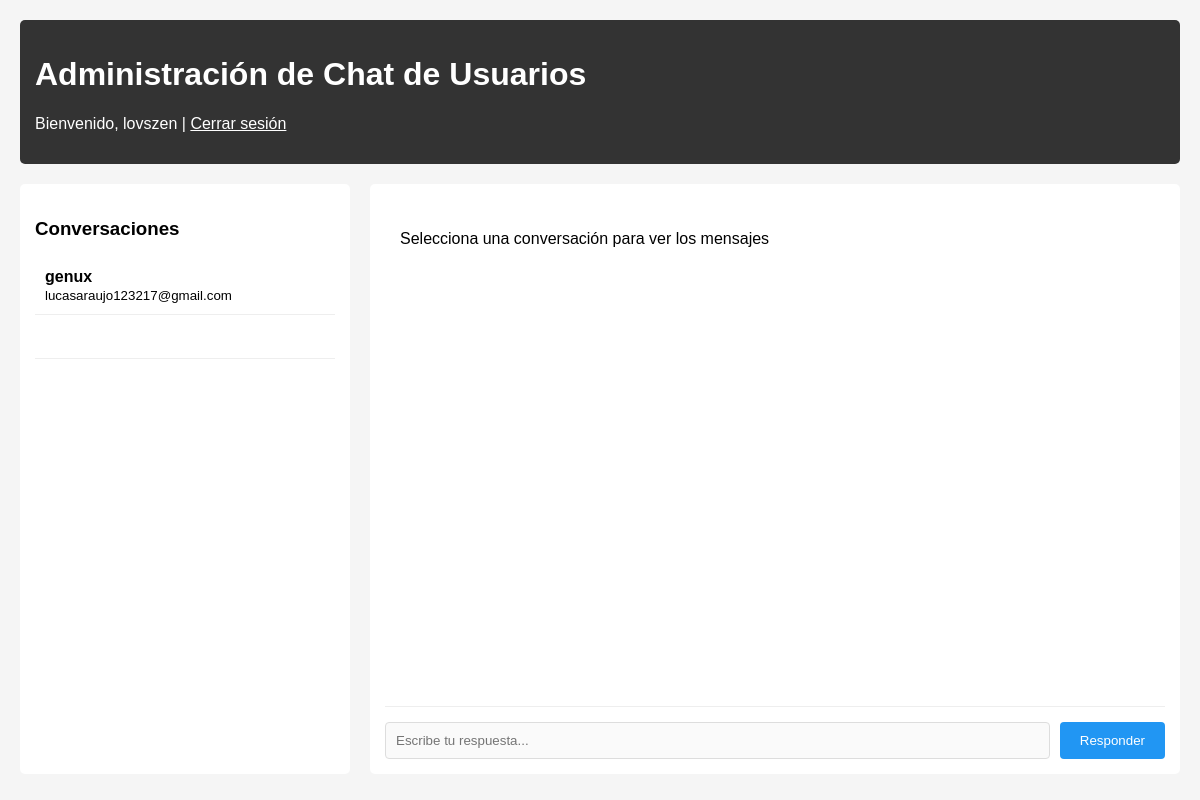
The page /admin_chat/ (signed in) on the database as committed earlier.
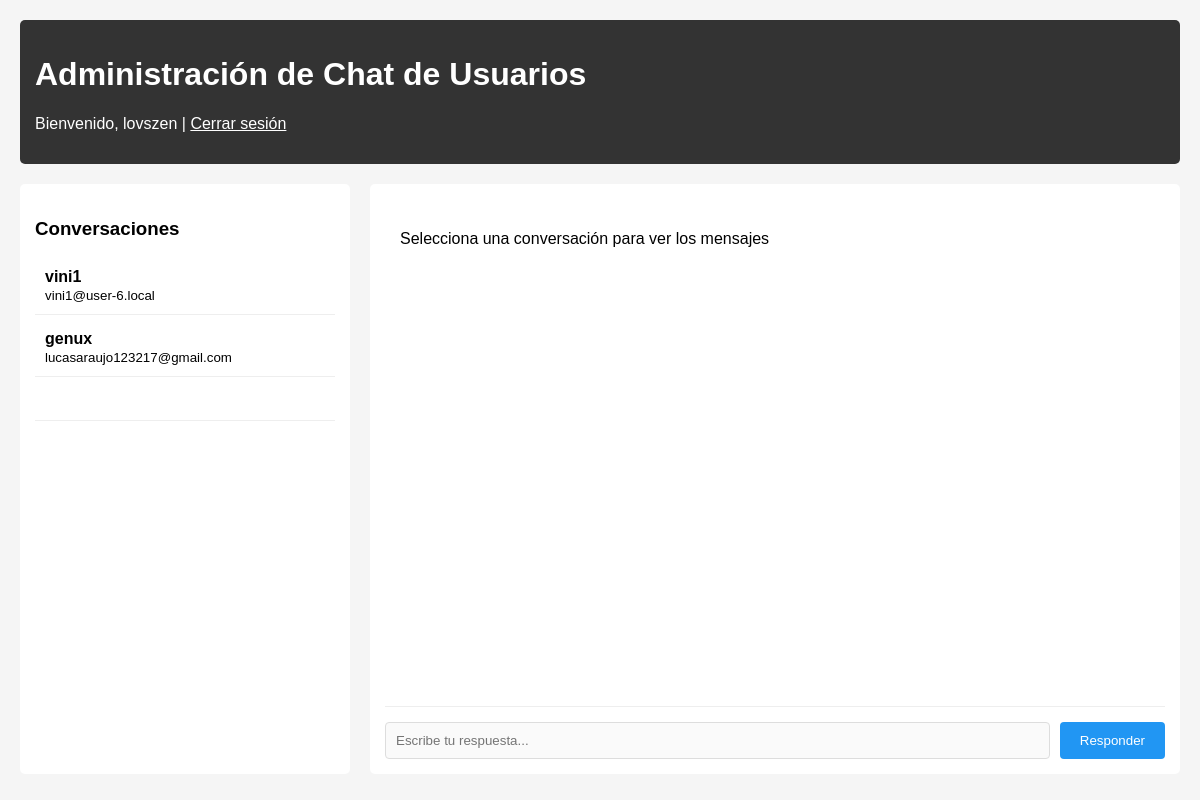
The same page on the database as committed later.
### core/models.py (models this page shows, shortened)
class TelegramChatMessage(models.Model):
    MESSAGE_TYPE_CHOICES = [
        ('user', 'User Message'),
        ('admin', 'Admin Reply'),
    ]
    sender_name = models.CharField(max_length=100, blank=True)
    sender_email = models.EmailField(blank=True)
    message = models.TextField()
    image = CloudinaryField('image', blank=True, null=True)
    image_url = models.URLField(blank=True, null=True)
    timestamp = models.DateTimeField(auto_now_add=True)
    telegram_message_id = models.CharField(max_length=100, blank=True)
    replied = models.BooleanField(default=False)
    message_type = models.CharField(max_length=10, choices=MESSAGE_TYPE_CHOICES, default='user')
    original_message = models.ForeignKey('self', on_delete=models.CASCADE, null=True, blank=True, related_name='admin_replies')
    admin_user = models.ForeignKey(User, on_delete=models.SET_NULL, null=True, blank=True, related_name='admin_replies')

### core/views_telegram_chat.py (the view)
# urls.py: path('admin_chat/', admin_chat_view, name='admin_chat'),
def admin_chat_view(request):
    if not (request.user.is_staff or request.user.is_superuser):
        return redirect('home')
    user_messages = TelegramChatMessage.objects.filter(
        message_type='user'
    ).order_by('-timestamp')
    conversations = {}
    for msg in user_messages:
        email = msg.sender_email
        if email not in conversations:
            conversations[email] = {
                'sender_name': msg.sender_name,
                'sender_email': email,
                'messages': []
            }
        conversations[email]['messages'].append(msg)
    return render(request, 'core/admin_chat.html', {
        'conversations': conversations.items()
    })

### templates/core/admin_chat.html (shortened to what this page needs)
{% load static %}
<!DOCTYPE html>
<html lang="es">
<head>
</head>
<body>
    <div class="header">
        <h1>Administración de Chat de Usuarios</h1>
        <p>Bienvenido, {{ user.username }} | <a href="{% url 'account_logout' %}" style="color: white;">Cerrar sesión</a></p>
    </div>
    <div class="conversations-container">
        <div class="conversations-list">
            <h3>Conversaciones</h3>
            {% for email, data in conversations %}
                <div class="conversation-item" onclick="loadConversation('{{ email }}', '{{ data.sender_name }}', event)">
                    <strong>{{ data.sender_name }}</strong>
                    <br>
                    <small>{{ email }}</small>
                </div>
            {% empty %}
                <p>No hay mensajes de usuarios</p>
            {% endfor %}
        </div>
        <div class="chat-area">
            <div id="chatMessages" class="chat-messages">
                <p id="select-conversation">Selecciona una conversación para ver los mensajes</p>
            </div>
            <div class="reply-form">
                <input type="text" id="replyMessage" placeholder="Escribe tu respuesta..." disabled>
                <button onclick="sendAdminReply()" id="sendReplyBtn" disabled>Responder</button>
            </div>
        </div>
    </div>
</body>
</html>

### templates/core/admin_chat.html (style rules this page uses)
body { font-family: Arial, sans-serif; margin: 0; padding: 20px; background-color: #f5f5f5; }
.header { background-color: #333; color: white; padding: 15px; margin-bottom: 20px; border-radius: 5px; }
.conversations-container { display: flex; gap: 20px; }
.conversations-list { width: 300px; background: white; border-radius: 5px; padding: 15px; max-height: 80vh; overflow-y: auto; }
.conversation-item { padding: 10px; border-bottom: 1px solid #eee; cursor: pointer; margin-bottom: 5px; }
.chat-area { flex: 1; background: white; border-radius: 5px; padding: 15px; display: flex; flex-direction: column; height: 70vh; }
.chat-messages { flex: 1; overflow-y: auto; padding: 15px; border-bottom: 1px solid #eee; margin-bottom: 15px; }
.reply-form { display: flex; gap: 10px; }
.reply-form input { flex: 1; padding: 10px; border: 1px solid #ddd; border-radius: 4px; }
.reply-form button { padding: 10px 20px; background-color: #2196f3; color: white; border: none; border-radius: 4px; cursor: pointer; }

Rows that differ between the two databases and show on the page:
added TelegramChatMessage: sender_name "vini1", conversations "vini1@user-6.local"
